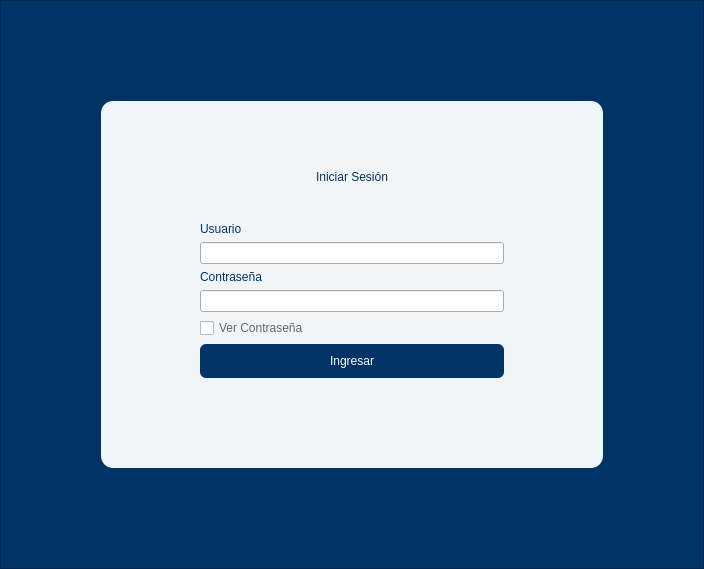
<?xml version="1.0" encoding="UTF-8"?>
<ui version="4.0">
 <class>Form</class>
 <widget class="QWidget" name="Form">
  <property name="geometry">
   <rect>
    <x>0</x>
    <y>0</y>
    <width>704</width>
    <height>569</height>
   </rect>
  </property>
  <property name="windowTitle">
   <string>Form</string>
  </property>
  <layout class="QHBoxLayout" name="horizontalLayout">
   <property name="spacing">
    <number>0</number>
   </property>
   <property name="leftMargin">
    <number>0</number>
   </property>
   <property name="topMargin">
    <number>0</number>
   </property>
   <property name="rightMargin">
    <number>0</number>
   </property>
   <property name="bottomMargin">
    <number>0</number>
   </property>
   <item>
    <widget class="QFrame" name="frame">
     <property name="styleSheet">
      <string notr="true">QFrame{
	background-color: rgb(0, 51, 102);
}</string>
     </property>
     <property name="frameShape">
      <enum>QFrame::Shape::StyledPanel</enum>
     </property>
     <property name="frameShadow">
      <enum>QFrame::Shadow::Raised</enum>
     </property>
     <layout class="QGridLayout" name="gridLayout">
      <property name="leftMargin">
       <number>100</number>
      </property>
      <property name="topMargin">
       <number>100</number>
      </property>
      <property name="rightMargin">
       <number>100</number>
      </property>
      <property name="bottomMargin">
       <number>100</number>
      </property>
      <property name="spacing">
       <number>0</number>
      </property>
      <item row="0" column="0">
       <widget class="QFrame" name="frame_2">
        <property name="styleSheet">
         <string notr="true">QFrame{
background:rgba(255, 255, 255, 0.95);
border-radius: 12px;
width: 100%;


            
}

QLabel{
	color: rgb(0, 51, 102);
	background-color: transparent;
	font: 14pt &quot;Segoe UI&quot;;
}</string>
        </property>
        <property name="frameShape">
         <enum>QFrame::Shape::StyledPanel</enum>
        </property>
        <property name="frameShadow">
         <enum>QFrame::Shadow::Raised</enum>
        </property>
        <layout class="QVBoxLayout" name="verticalLayout_2" stretch="0,1,1,1">
         <property name="spacing">
          <number>0</number>
         </property>
         <property name="topMargin">
          <number>0</number>
         </property>
         <item>
          <spacer name="verticalSpacer_4">
           <property name="orientation">
            <enum>Qt::Orientation::Vertical</enum>
           </property>
           <property name="sizeHint" stdset="0">
            <size>
             <width>20</width>
             <height>40</height>
            </size>
           </property>
          </spacer>
         </item>
         <item>
          <widget class="QLabel" name="label">
           <property name="styleSheet">
            <string notr="true">font: 600 28pt &quot;Segoe UI&quot;;</string>
           </property>
           <property name="text">
            <string>Iniciar Sesión</string>
           </property>
           <property name="alignment">
            <set>Qt::AlignmentFlag::AlignCenter</set>
           </property>
          </widget>
         </item>
         <item>
          <layout class="QHBoxLayout" name="horizontalLayout_2" stretch="1,4,1">
           <property name="spacing">
            <number>0</number>
           </property>
           <item>
            <spacer name="horizontalSpacer">
             <property name="orientation">
              <enum>Qt::Orientation::Horizontal</enum>
             </property>
             <property name="sizeHint" stdset="0">
              <size>
               <width>108</width>
               <height>20</height>
              </size>
             </property>
            </spacer>
           </item>
           <item>
            <widget class="QFrame" name="frame_3">
             <property name="styleSheet">
              <string notr="true">QFrame{
background:transparent;
}
QPushButton{
	background-color: rgb(0, 51, 102);
	border: none;
    border-radius: 6px;
	font: 600 14pt &quot;Segoe UI&quot;;
	color: rgb(255, 255, 255);
 }</string>
             </property>
             <property name="frameShape">
              <enum>QFrame::Shape::StyledPanel</enum>
             </property>
             <property name="frameShadow">
              <enum>QFrame::Shadow::Raised</enum>
             </property>
             <layout class="QVBoxLayout" name="verticalLayout">
              <item>
               <spacer name="verticalSpacer_3">
                <property name="orientation">
                 <enum>Qt::Orientation::Vertical</enum>
                </property>
                <property name="sizeHint" stdset="0">
                 <size>
                  <width>20</width>
                  <height>15</height>
                 </size>
                </property>
               </spacer>
              </item>
              <item>
               <widget class="QLabel" name="user_label">
                <property name="text">
                 <string>Usuario</string>
                </property>
               </widget>
              </item>
              <item>
               <widget class="QLineEdit" name="user_input">
                <property name="placeholderText">
                 <string/>
                </property>
               </widget>
              </item>
              <item>
               <widget class="QLabel" name="password_label">
                <property name="text">
                 <string>Contraseña</string>
                </property>
               </widget>
              </item>
              <item>
               <widget class="QLineEdit" name="password_input">
                <property name="text">
                 <string/>
                </property>
                <property name="echoMode">
                 <enum>QLineEdit::EchoMode::Password</enum>
                </property>
               </widget>
              </item>
              <item>
               <widget class="QCheckBox" name="check_view_password">
                <property name="styleSheet">
                 <string notr="true">color: rgb(102, 102, 102);
font: 12pt &quot;Segoe UI&quot;;</string>
                </property>
                <property name="text">
                 <string>Ver Contraseña</string>
                </property>
                <property name="checkable">
                 <bool>true</bool>
                </property>
                <property name="tristate">
                 <bool>false</bool>
                </property>
               </widget>
              </item>
              <item>
               <spacer name="verticalSpacer_2">
                <property name="orientation">
                 <enum>Qt::Orientation::Vertical</enum>
                </property>
                <property name="sizeHint" stdset="0">
                 <size>
                  <width>20</width>
                  <height>15</height>
                 </size>
                </property>
               </spacer>
              </item>
              <item>
               <widget class="QPushButton" name="login_Button">
                <property name="autoFillBackground">
                 <bool>false</bool>
                </property>
                <property name="styleSheet">
                 <string notr="true">padding-top: 10px;
padding-bottom: 10px;</string>
                </property>
                <property name="text">
                 <string>Ingresar</string>
                </property>
               </widget>
              </item>
             </layout>
            </widget>
           </item>
           <item>
            <spacer name="horizontalSpacer_2">
             <property name="orientation">
              <enum>Qt::Orientation::Horizontal</enum>
             </property>
             <property name="sizeHint" stdset="0">
              <size>
               <width>108</width>
               <height>20</height>
              </size>
             </property>
            </spacer>
           </item>
          </layout>
         </item>
         <item>
          <spacer name="verticalSpacer">
           <property name="orientation">
            <enum>Qt::Orientation::Vertical</enum>
           </property>
           <property name="sizeHint" stdset="0">
            <size>
             <width>20</width>
             <height>34</height>
            </size>
           </property>
          </spacer>
         </item>
        </layout>
       </widget>
      </item>
     </layout>
    </widget>
   </item>
  </layout>
 </widget>
 <resources/>
 <connections/>
</ui>
